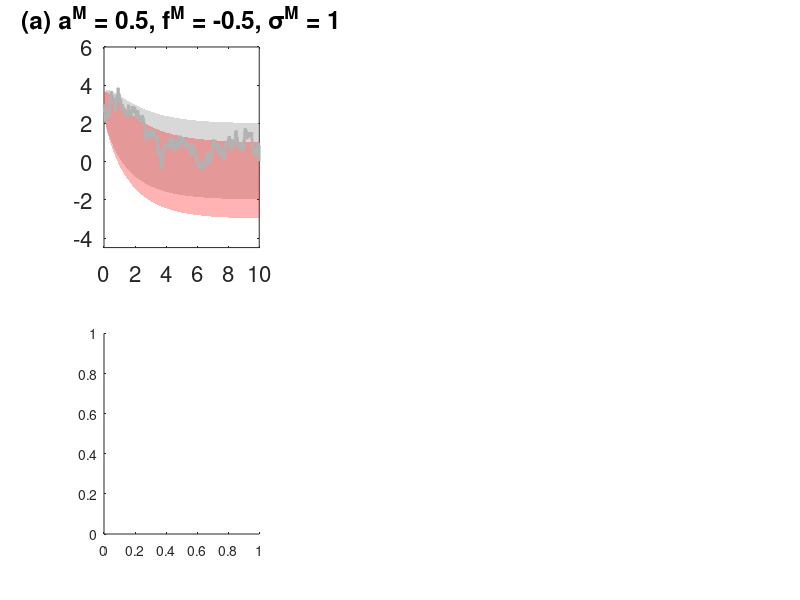

Recreate this plot in MATLAB. (Note: this script raises an error after producing the figure.)
% Chapter 6
% Quantifying predictability and model error using information criteria
% based on a linear Gaussian model
rng(11) % fix the random number seeds
t0 = 0; tf = 10; % initial time and final time
t = t0:0.1:tf; L = length(t); % time discretization for plotting the results
a1 = 0.5; f1 = 0; sigma1 = 1; % parameters in the linear Gaussian model
u0 = 3; % initial value of the truth
dt = 0.005; % numerical integration time step
N = round(tf/dt); % total number of points in time
u = zeros(1,N+1); % state variable
u(1) = u0; % initial value

for i = 2:N % numerical intergration of the linear Gaussian model
    u(i) = u(i-1) + (-a1 * u(i-1) + f1) * dt + sqrt(dt) * randn * sigma1;
end

figure
for k = 1:3 % computing the three cases with different sources of model error    
    if k == 1 % case 1
        a2 = 0.5; f2 = -0.5; sigma2 = 1;
    elseif k == 2 % case 2
        a2 = 1; f2 = 0; sigma2 = sqrt(2);
    else % case 3
        a2 = 0.5; f2 = 3; sigma2 = 1;
    end
    % the time evolution of the perfect system
    x0 = 3;
    x0v = 0.1;
    x1_mean = x0 * exp(-a1*t) + f1/a1 * (1-exp(-a1*t));
    x1_var = x0v * exp(-2*a1*t) + sigma1^2/2/a1 * (1-exp(-2*a1*t));
    x1_mean_eq = f1/a1;
    x1_var_eq = sigma1^2/2/a1;
    % the time evolution of the imperfect system
    x2_mean = x0 * exp(-a2*t) + f2/a2 * (1-exp(-a2*t));
    x2_var = x0v * exp(-2*a2*t) + sigma2^2/2/a2 * (1-exp(-2*a2*t));
    x2_mean_eq = f2/a2;
    x2_var_eq = sigma2^2/2/a2;

    Internal_1 = zeros(1,L); % internal predictability of the perfect system
    Internal_2 = zeros(1,L); % internal predictability of the imperfect system
    Model_Error = zeros(1,L); % model error between the two systems
    for i = 1:L
        Internal_1(i) = 1/2*(x1_mean(i)-x1_mean_eq)^2/x1_var_eq + 1/2 * (x1_var(i)/x1_var_eq - 1 - log(x1_var(i)/x1_var_eq));
        Internal_2(i) = 1/2*(x2_mean(i)-x2_mean_eq)^2/x2_var_eq + 1/2 * (x2_var(i)/x2_var_eq - 1 - log(x2_var(i)/x2_var_eq));
        Model_Error(i) = 1/2*(x1_mean(i)-x2_mean(i))^2/x2_var(i) + 1/2 * (x1_var(i)/x2_var(i) - 1 - log(x1_var(i)/x2_var(i)));
    end

    subplot(2,3,k)
    hold on
    graycolor = [0.7,0.7,0.7];
    x1_low = x1_mean-2*sqrt(x1_var);
    x1_high = x1_mean+2*sqrt(x1_var);
    x2_low = x2_mean-2*sqrt(x2_var);
    x2_high = x2_mean+2*sqrt(x2_var);
    h1 = patch([t,t(end:-1:1)],[x1_low,x1_high(end:-1:1)],graycolor,'edgecolor',graycolor,'facealpha',0.5,'edgealpha',0.5);
    h2 = patch([t,t(end:-1:1)],[x2_low,x2_high(end:-1:1)],'red','edgecolor','red','facealpha',0.3,'edgealpha',0.3);    
    h3 = plot(0:dt:N*dt, u,'color',graycolor,'linewidth',2);
    if k == 1        
        title('(a) a^M = 0.5, f^M = -0.5, \sigma^M = 1')
    elseif k == 2
        title('(b) a^M = 1, f^M = 0, \sigma^M = 2^{1/2}')
    else
        legend([h1,h2,h3],'Perfect model','Imperfect model','The signal true trajectory')
        title('(c) a^M = 0.5, f^M = 0, \sigma^M = 2')
    end
    ylim([-4.5,6])
    box on
    set(gca,'fontsize',16)
    subplot(2,3,k+3)
    yyaxis left
    hold on
    plot(t,Internal_1,'color',graycolor,'linewidth',2)
    h1 = plot(t,Internal_2,'-r','linewidth',2);
    ax = gca;
    ax.YColor = 'r';
    yyaxis right
    h2 = plot(t,Model_Error,'k','linewidth',2);
    ax = gca;
    ax.YColor = 'black';
    box on
    set(gca,'fontsize',16)
    xlabel('Lead time \tau')
    if k == 3
        legend('Internal predictability (perfect model)','Internal predictability (imperfect model)','Model error')
    end
end